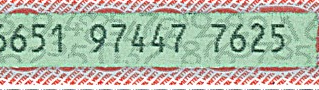
#> input picture opencv_data/0a172e60ea6d4813b5c3d70eabbd4ead.png, 319 x 90 px; its folder holds only this picture in this run
$ python template_matching.py
#> lines starting #> are read from the running program, lines starting #| are printed output that depends on the picture; after the words box and inside, x2 and y2 are one past the last pixel; in counts of white or black regions, pixels touching at a corner belong together
import numpy as np
import cv2
import os
import functools

LABEL_LEN = 9
INPUT_FOLDER = 'opencv_data'
OUTPUT_FOLDER = 'predicted_series_template_matching'
TEMPLATE_FOLDER = 'small_vt_cards_templates'

def sort_contours(cnts, method="left-to-right"):
	# initialize the reverse flag and sort index
	reverse = False
	i = 0

	# handle if we need to sort in reverse
	if method == "right-to-left" or method == "bottom-to-top":
		reverse = True

	# handle if we are sorting against the y-coordinate rather than
	# the x-coordinate of the bounding box
	if method == "top-to-bottom" or method == "bottom-to-top":
		i = 1

	# construct the list of bounding boxes and sort them from top to
	# bottom
	boundingBoxes = [cv2.boundingRect(c) for c in cnts]
	(cnts, boundingBoxes) = zip(*sorted(zip(cnts, boundingBoxes),
		key=lambda b:b[1][i], reverse=reverse))

	# return the list of sorted contours and bounding boxes
	return (cnts, boundingBoxes)

def template_predicting(filename):
#> called with filename = '0a172e60ea6d4813b5c3d70eabbd4ead.png'
    cell_confidence = np.array(np.zeros(9))
    cell_meaning = list(range(9))
    img = cv2.imread(os.path.join(INPUT_FOLDER, filename), 1)
#> img is the input picture: shape (90, 319, 3); mean B, G, R 167.8, 184.5, 175.8
    cell_width = img.shape[1] // 9
#> cell_width = 35
    gray = cv2.cvtColor(img, cv2.COLOR_BGR2GRAY)
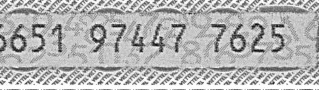
#> gray: shape (90, 319); min 7, max 255, mean 180
    gray = img[:, :, 2]
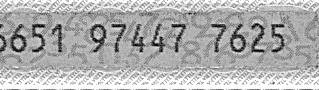
#> gray: shape (90, 319); min 0, max 255, mean 175.8


    contrast_img = cv2.medianBlur(gray, 1)
    ret, gray = cv2.threshold(contrast_img, 130, 255, cv2.THRESH_BINARY)
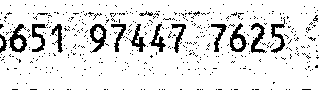
#> gray: shape (90, 319); 88.7% white; 459 black regions (445 under 20 px), largest, box (x1, y1, x2, y2) and area: (8, 24, 27, 53) 241, (90, 24, 107, 53) 219, (230, 23, 247, 52) 215
    gray = cv2.medianBlur(gray, 3)
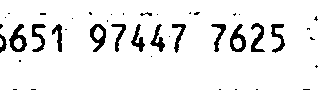
#> gray: shape (90, 319); 92% white; 42 black regions (28 under 20 px)
    contours, hierarchy = cv2.findContours(gray, cv2.RETR_TREE, cv2.CHAIN_APPROX_NONE)
#> contours = 40 contours, 23 with area under 20; largest, box (x1, y1, x2, y2) and area: (0, 0, 319, 90) 28176, (8, 23, 28, 53) 342, (89, 23, 107, 53) 330, (229, 23, 247, 53) 328, (250, 22, 266, 53) 234
    (contours, boundingBoxes) = sort_contours(contours, method="left-to-right")
#> in sort_contours, `boundingBoxes = [cv2.boundingRect(c) for c in cnts]`: boundingBoxes = 40 items, first 6: (0, 38, 3, 9), (0, 0, 319, 90), (314, 64, 5, 5), (18, 59, 4, 4), (150, 55, 3, 3), (309, 36, 7, 5)
#> in sort_contours, `(cnts, boundingBoxes) = zip(*sorted(zip(cnts, boundingBoxes), key=lamb..`: cnts has the same summary as contours in template_predicting; boundingBoxes = 40 items, first 6: (0, 38, 3, 9), (0, 0, 319, 90), (4, 16, 3, 3), (7, 12, 4, 3), (8, 23, 20, 30), (14, 38, 9, 11)
    # cv2.imshow('img', gray)
    # cv2.waitKey(0)
    labels = ''
    # print(len(contours))

    gray_ = cv2.cvtColor(gray, cv2.COLOR_GRAY2BGR)
#> gray_: shape (90, 319, 3); 92% white; 42 black regions (28 under 20 px), largest, box (x1, y1, x2, y2) and area: (9, 24, 27, 52) 236, (230, 24, 246, 52) 216, (90, 24, 106, 52) 214
    for cnt in contours:
        x, y, w, h = map(int, cv2.boundingRect(cnt))
#> x = 0; y = 38; w = 3; h = 9
        if cv2.contourArea(cnt) > 170 and cv2.contourArea(cnt) < 2000:
            gray_ = cv2.rectangle(gray_, (x, y), (x + w, y + h), (0, 255, 0), 2)
            max_acc = -1
            label = ''

#> (the run stopped early here; a loop or call above may not have finished)

$ run again, on opencv_data/0aeca33c15235041f2300516d066145d.png
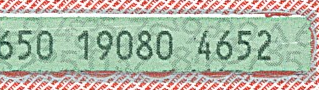
#> input picture opencv_data/0aeca33c15235041f2300516d066145d.png, 319 x 90 px
#> in template_predicting, img is the input picture: shape (90, 319, 3); mean B, G, R 166.5, 183, 176.2
#> in template_predicting, `ret, gray = cv2.threshold(contrast_img, 130, 255, cv2.THRESH_BINARY)`:
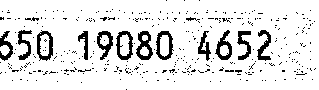
#> gray: shape (90, 319); 88.6% white; 347 black regions (333 under 20 px), largest, box (x1, y1, x2, y2) and area: (136, 31, 153, 60) 254, (37, 30, 53, 61) 233, (156, 31, 174, 60) 230
#> in template_predicting, `gray = cv2.medianBlur(gray, 3)`:
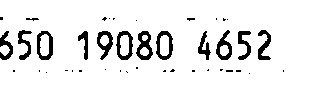
#> gray: shape (90, 319); 91% white; 41 black regions (28 under 20 px)
#> contours = 49 contours, 26 with area under 20; largest, box (x1, y1, x2, y2) and area: (0, 0, 319, 90) 28018, (36, 30, 54, 61) 446, (155, 30, 174, 61) 439, (115, 30, 134, 61) 436, (135, 30, 154, 61) 386
#> in sort_contours, `boundingBoxes = [cv2.boundingRect(c) for c in cnts]`: boundingBoxes = 49 items, first 6: (0, 45, 10, 11), (0, 0, 319, 90), (248, 72, 3, 3), (126, 71, 3, 3), (45, 71, 3, 3), (125, 70, 3, 3)
#> in sort_contours, `(cnts, boundingBoxes) = zip(*sorted(zip(cnts, boundingBoxes), key=lamb..`: cnts has the same summary as contours in template_predicting; boundingBoxes = 49 items, first 6: (0, 45, 10, 11), (0, 0, 319, 90), (12, 69, 4, 4), (17, 29, 16, 32), (25, 17, 15, 5), (36, 30, 18, 31)
#> gray_: shape (90, 319, 3); 91% white; 41 black regions (28 under 20 px), largest, box (x1, y1, x2, y2) and area: (136, 31, 153, 60) 258, (37, 31, 53, 60) 233, (116, 31, 133, 60) 230
#> x = 0; y = 45; w = 10; h = 11

$ run again, on opencv_data/0b0ea68672a83d2bc34396ff17939127.png
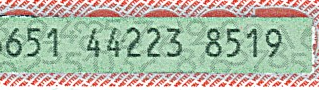
#> input picture opencv_data/0b0ea68672a83d2bc34396ff17939127.png, 319 x 90 px
#> in template_predicting, img is the input picture: shape (90, 319, 3); mean B, G, R 165.8, 183.7, 175.4
#> in template_predicting, `ret, gray = cv2.threshold(contrast_img, 130, 255, cv2.THRESH_BINARY)`:
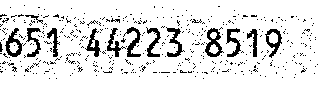
#> gray: shape (90, 319); 88.3% white; 427 black regions (413 under 20 px), largest, box (x1, y1, x2, y2) and area: (205, 28, 224, 57) 247, (5, 28, 23, 57) 218, (166, 27, 185, 57) 203
#> in template_predicting, `gray = cv2.medianBlur(gray, 3)`:
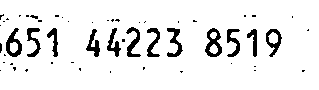
#> gray: shape (90, 319); 91.6% white; 53 black regions (40 under 20 px)
#> contours = 55 contours, 37 with area under 20; largest, box (x1, y1, x2, y2) and area: (0, 0, 319, 90) 28270, (204, 27, 223, 58) 386, (5, 27, 23, 58) 327, (265, 28, 283, 58) 312, (166, 27, 184, 58) 248
#> in sort_contours, `boundingBoxes = [cv2.boundingRect(c) for c in cnts]`: boundingBoxes = 55 items, first 6: (0, 0, 319, 90), (179, 70, 5, 4), (109, 70, 3, 4), (301, 69, 5, 4), (253, 69, 4, 3), (24, 68, 5, 5)
#> in sort_contours, `(cnts, boundingBoxes) = zip(*sorted(zip(cnts, boundingBoxes), key=lamb..`: cnts has the same summary as contours in template_predicting; boundingBoxes = 55 items, first 6: (0, 0, 319, 90), (2, 61, 4, 3), (2, 20, 4, 3), (3, 53, 4, 4), (5, 27, 18, 31), (5, 17, 5, 4)
#> gray_: shape (90, 319, 3); 91.6% white; 53 black regions (40 under 20 px), largest, box (x1, y1, x2, y2) and area: (205, 28, 222, 57) 251, (6, 28, 22, 57) 219, (167, 28, 183, 57) 199
#> x = 0; w = 319; h = 90

$ run again, on opencv_data/0b6e681148b68cac049a6c85cb16b5ae.png
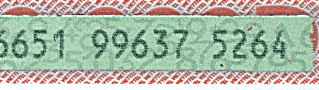
#> input picture opencv_data/0b6e681148b68cac049a6c85cb16b5ae.png, 319 x 90 px
#> in template_predicting, img is the input picture: shape (90, 319, 3); mean B, G, R 166, 182.5, 172.8
#> in template_predicting, `ret, gray = cv2.threshold(contrast_img, 130, 255, cv2.THRESH_BINARY)`:
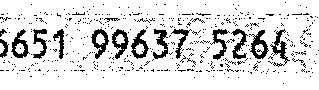
#> gray: shape (90, 319); 86.7% white; 444 black regions (429 under 20 px), largest, box (x1, y1, x2, y2) and area: (249, 30, 269, 59) 257, (270, 29, 290, 67) 240, (91, 29, 109, 59) 236
#> in template_predicting, `gray = cv2.medianBlur(gray, 3)`:
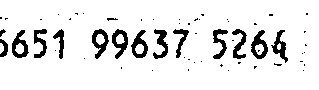
#> gray: shape (90, 319); 90.3% white; 59 black regions (44 under 20 px)
#> contours = 64 contours, 43 with area under 20; largest, box (x1, y1, x2, y2) and area: (0, 0, 319, 90) 28148, (250, 29, 269, 60) 351, (91, 28, 110, 60) 348, (11, 29, 30, 59) 340, (111, 28, 129, 60) 338
#> in sort_contours, `boundingBoxes = [cv2.boundingRect(c) for c in cnts]`: boundingBoxes = 64 items, first 6: (0, 43, 4, 11), (0, 0, 319, 90), (302, 69, 3, 3), (227, 69, 3, 3), (151, 69, 3, 3), (187, 68, 3, 4)
#> in sort_contours, `(cnts, boundingBoxes) = zip(*sorted(zip(cnts, boundingBoxes), key=lamb..`: cnts has the same summary as contours in template_predicting; boundingBoxes = 64 items, first 6: (0, 43, 4, 11), (0, 0, 319, 90), (4, 17, 5, 4), (11, 29, 19, 30), (15, 43, 9, 11), (33, 28, 15, 31)
#> gray_: shape (90, 319, 3); 90.3% white; 59 black regions (44 under 20 px), largest, box (x1, y1, x2, y2) and area: (251, 30, 268, 59) 244, (92, 29, 109, 59) 238, (112, 29, 128, 59) 235
#> x = 0; y = 43; w = 4; h = 11

$ run again, on opencv_data/0a38a8145be9782f5fff068d0e6cd5b4.png
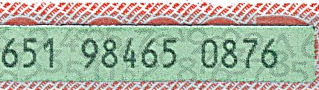
#> input picture opencv_data/0a38a8145be9782f5fff068d0e6cd5b4.png, 319 x 90 px
#> in template_predicting, img is the input picture: shape (90, 319, 3); mean B, G, R 162, 179.4, 170.4
#> in template_predicting, `gray = cv2.medianBlur(gray, 3)`:
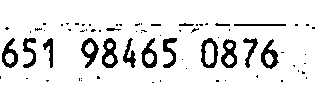
#> gray: shape (90, 319); 89.7% white; 72 black regions (55 under 20 px)
#> contours = 83 contours, 54 with area under 20; largest, box (x1, y1, x2, y2) and area: (0, 0, 319, 90) 28299, (200, 37, 219, 69) 453, (101, 37, 119, 69) 382, (220, 38, 238, 69) 378, (260, 38, 280, 70) 348
#> in sort_contours, `boundingBoxes = [cv2.boundingRect(c) for c in cnts]`: boundingBoxes = 83 items, first 6: (0, 0, 319, 90), (151, 81, 4, 3), (280, 79, 4, 4), (224, 79, 3, 3), (215, 79, 5, 4), (159, 79, 3, 4)
#> in sort_contours, `(cnts, boundingBoxes) = zip(*sorted(zip(cnts, boundingBoxes), key=lamb..`: cnts has the same summary as contours in template_predicting; boundingBoxes = 83 items, first 6: (0, 0, 319, 90), (1, 37, 18, 32), (4, 26, 6, 5), (5, 53, 9, 11), (22, 37, 15, 32), (25, 77, 4, 3)
#> gray_: shape (90, 319, 3); 89.7% white; 72 black regions (55 under 20 px), largest, box (x1, y1, x2, y2) and area: (102, 38, 118, 68) 256, (221, 39, 237, 68) 248, (201, 38, 218, 68) 241
#> x = 0; w = 319; h = 90
